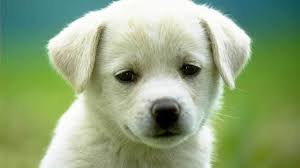
#> input picture img1.jpeg, 300 x 168 px, found by its file name
$ python increase_pixels.py
#> lines starting #> are read from the running program, lines starting #| are printed output that depends on the picture
import matplotlib.pyplot as plt
import cv2

def main():
    img_path = '/home/kowsar/Documents/Image_Processing/DIP_Problems/img1.jpeg'
    img = cv2.imread(img_path)
#> img is the input picture: shape (168, 300, 3); mean B, G, R 124.3, 165.4, 144
    image = cv2.cvtColor(img, cv2.COLOR_BGR2RGB)
    print('Image Shape : ', image.shape)
#| Image Shape :  (168, 300, 3)

    c = 50
    new_img = image + c
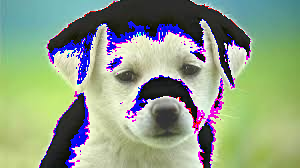
#> new_img: shape (168, 300, 3); mean R, G, B 141.1, 156.4, 132

    # Plot all images
    plt.figure(figsize=(12,10))

    plt.subplot(1,2,1)
    plt.title('Orginal Image')
    plt.imshow(image)

    plt.subplot(1,2,2)
    plt.title('Increased pixel value')
    plt.imshow(new_img)

    plt.show()
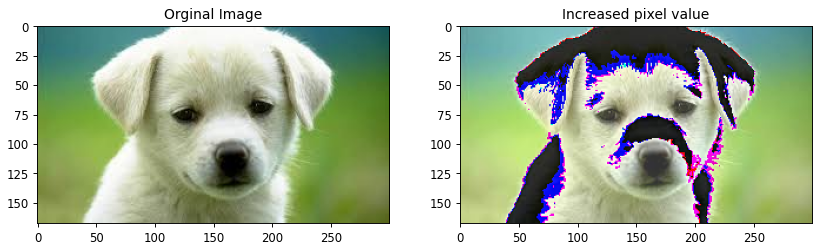
#> figure drawn by matplotlib, 2 panels


if __name__ == '__main__':
    main()
